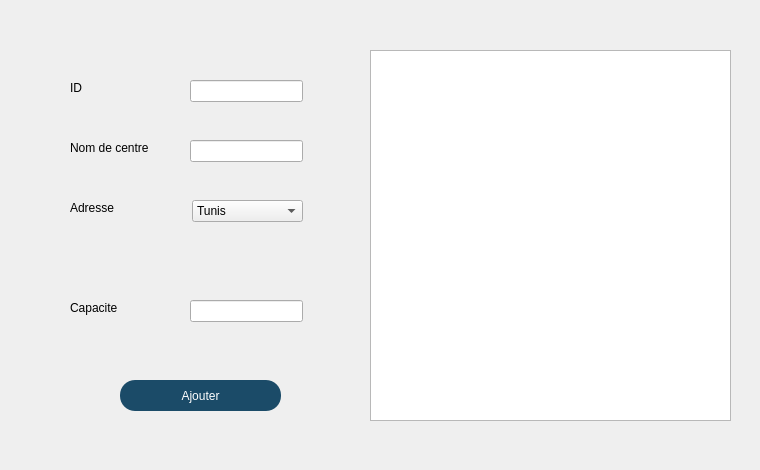
      <widget class="QWidget" name="tab_8">
       <attribute name="title">
        <string>Ajouter</string>
       </attribute>
       <widget class="QLabel" name="label_11">
        <property name="geometry">
         <rect>
          <x>0</x>
          <y>-10</y>
          <width>751</width>
          <height>461</height>
         </rect>
        </property>
        <property name="text">
         <string/>
        </property>
        <property name="pixmap">
         <pixmap resource="resources.qrc">:/images/icons/interMounir.png</pixmap>
        </property>
       </widget>
       <widget class="QLabel" name="label_18">
        <property name="geometry">
         <rect>
          <x>70</x>
          <y>140</y>
          <width>91</width>
          <height>16</height>
         </rect>
        </property>
        <property name="text">
         <string>Nom de centre</string>
        </property>
       </widget>
       <widget class="QLabel" name="label_16">
        <property name="geometry">
         <rect>
          <x>70</x>
          <y>200</y>
          <width>56</width>
          <height>16</height>
         </rect>
        </property>
        <property name="text">
         <string>Adresse</string>
        </property>
       </widget>
       <widget class="QLineEdit" name="cap_button">
        <property name="geometry">
         <rect>
          <x>190</x>
          <y>300</y>
          <width>113</width>
          <height>22</height>
         </rect>
        </property>
       </widget>
       <widget class="QLineEdit" name="nom_button">
        <property name="geometry">
         <rect>
          <x>190</x>
          <y>140</y>
          <width>113</width>
          <height>22</height>
         </rect>
        </property>
       </widget>
       <widget class="QLabel" name="label_15">
        <property name="geometry">
         <rect>
          <x>70</x>
          <y>80</y>
          <width>56</width>
          <height>16</height>
         </rect>
        </property>
        <property name="text">
         <string>ID</string>
        </property>
       </widget>
       <widget class="QTableView" name="tableview_a">
        <property name="geometry">
         <rect>
          <x>370</x>
          <y>50</y>
          <width>361</width>
          <height>371</height>
         </rect>
        </property>
        <property name="styleSheet">
         <string notr="true"/>
        </property>
       </widget>
       <widget class="QLabel" name="label_17">
        <property name="geometry">
         <rect>
          <x>70</x>
          <y>300</y>
          <width>56</width>
          <height>16</height>
         </rect>
        </property>
        <property name="text">
         <string>Capacite</string>
        </property>
       </widget>
       <widget class="QComboBox" name="comboBox_2">
        <property name="geometry">
         <rect>
          <x>192</x>
          <y>200</y>
          <width>111</width>
          <height>22</height>
         </rect>
        </property>
        <item>
         <property name="text">
          <string>Tunis</string>
         </property>
        </item>
        <item>
         <property name="text">
          <string>Sousse</string>
         </property>
        </item>
        <item>
         <property name="text">
          <string>Gafsa</string>
         </property>
        </item>
       </widget>
       <widget class="QLineEdit" name="id_button">
        <property name="geometry">
         <rect>
          <x>190</x>
          <y>80</y>
          <width>113</width>
          <height>22</height>
         </rect>
        </property>
        <property name="text">
         <string/>
        </property>
       </widget>
       <widget class="QPushButton" name="ajouterB">
        <property name="geometry">
         <rect>
          <x>120</x>
          <y>380</y>
          <width>161</width>
          <height>31</height>
         </rect>
        </property>
        <property name="styleSheet">
         <string notr="true">background-color:rgb(27, 75, 104);
color:white;
border-radius:15px;</string>
        </property>
        <property name="text">
         <string>Ajouter</string>
        </property>
       </widget>
      </widget>
